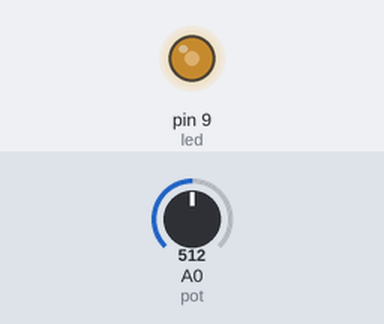
The sketch below on a simulated Arduino Uno, built with avr-gcc and run on an emulated ATmega328P. Parts: output pins drawn as LEDs (lit = HIGH). The inputs (shaded band) are chosen by the test bench; at power-on: A0 (pot) = 512.

Above: at 1.2 s.
1.3 s: A0 (pot) set to 716
At 1.9 s:
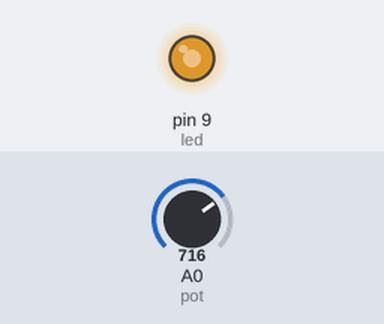
2.8 s: A0 (pot) set to 900
At 4.0 s:
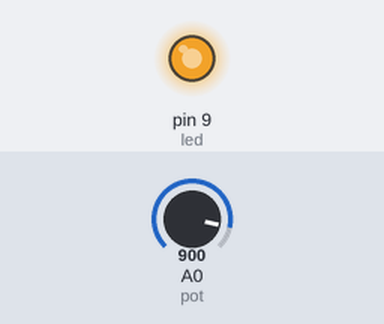
4.3 s: A0 (pot) set to 122
At 5.4 s:
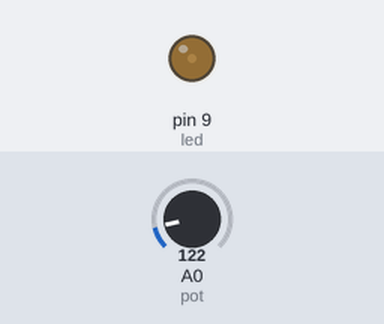
5.8 s: A0 (pot) set to 0
At 6.5 s:
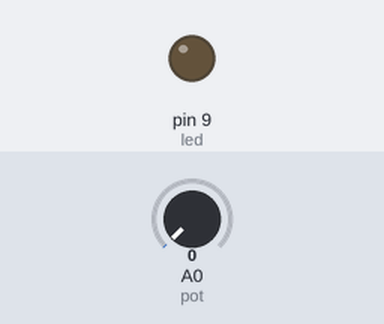
Timing chart, 0 to 8.8 s (numbered marks = the images above; inputs shaded):
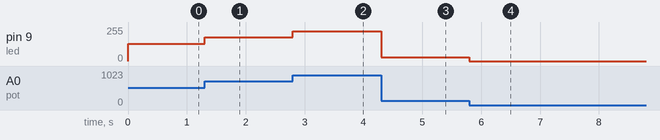

Measured:
- after the input at 1.3 s, pin 9 (led): 128/255 → 179/255 at once
- after the input at 2.8 s, pin 9 (led): 179/255 → 225/255 at once
- after the input at 4.3 s, pin 9 (led): 225/255 → 30/255 at once
- after the input at 5.8 s, pin 9 (led): 30/255 → 0/255 at once

The sketch:

analogread_pot.ino
```cpp
#define led 9
#define pot A0
void setup() {
  pinMode(led,OUTPUT);
  pinMode(pot,INPUT);
  Serial.begin(9600);
}

void loop() {

  int vi=analogRead(pot);
  analogWrite(led,vi/4);
  if(Serial.available())
  {
      Serial.print("Potential output: ");
      Serial.println(vi);
      Serial.print("\nAnalog W:");
      Serial.println(vi/4);
      delay(1000);
  }

}
```
